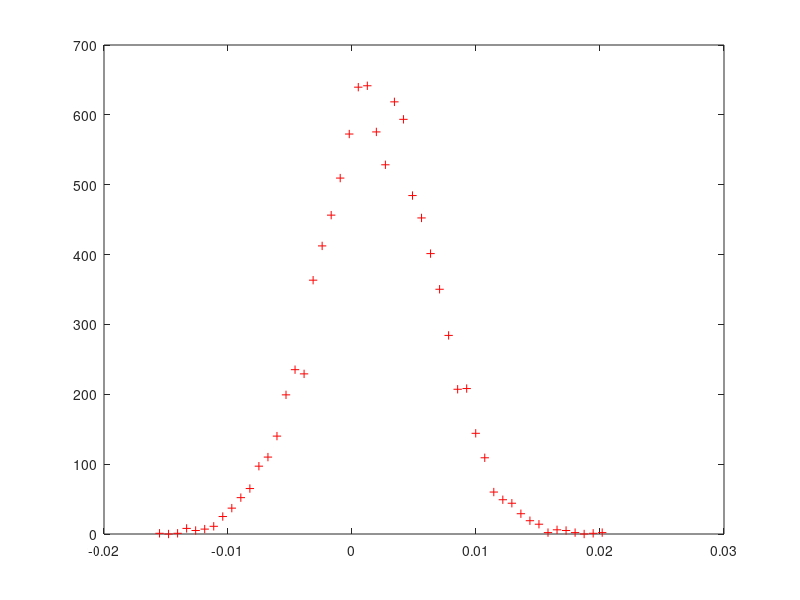

Recreate this plot in MATLAB. (Note: this script raises an error after producing the figure.)
cover = 'covers/L1000724.jpg';
seed = 1:10000;
% beta = zeros(size(seed));
% for i = seed
%     [Y, ~] = Jsteg_simulator(cover, i, 0.2);
%     beta(i) = Jsteg_det(Y);
% end
% save('beta10000.mat', 'beta')
load('beta10000.mat');
beta_mean = mean(beta);
bias = beta_mean - 0.2;
fprintf('Bias is %f', bias);
beta = beta - 0.2;
count = hist(beta, 50);
count = count * 1.001;
x = linspace(min(beta), max(beta), 50);
figure(1);
plot(x, count, 'r+')
hold on;
f = fit(x.', count.', 'gauss1')
plot(f, x, count)
figure(1)
xlabel('betai - betahat'); ylabel('Count');
